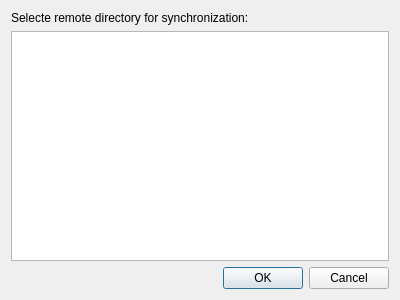
<?xml version="1.0" encoding="UTF-8"?>
<ui version="4.0">
 <class>RemoteDirectorySelectDialog</class>
 <widget class="QDialog" name="RemoteDirectorySelectDialog">
  <property name="geometry">
   <rect>
    <x>0</x>
    <y>0</y>
    <width>400</width>
    <height>300</height>
   </rect>
  </property>
  <property name="windowTitle">
   <string>Dialog</string>
  </property>
  <layout class="QGridLayout" name="gridLayout">
   <item row="0" column="0">
    <widget class="QLabel" name="label">
     <property name="text">
      <string>Selecte remote directory for synchronization:</string>
     </property>
    </widget>
   </item>
   <item row="1" column="0">
    <widget class="QTreeView" name="DirectoriesView_">
     <property name="sortingEnabled">
      <bool>true</bool>
     </property>
    </widget>
   </item>
   <item row="2" column="0">
    <widget class="QDialogButtonBox" name="ButtonBox_">
     <property name="orientation">
      <enum>Qt::Horizontal</enum>
     </property>
     <property name="standardButtons">
      <set>QDialogButtonBox::Cancel|QDialogButtonBox::Ok</set>
     </property>
    </widget>
   </item>
  </layout>
 </widget>
 <resources/>
 <connections>
  <connection>
   <sender>ButtonBox_</sender>
   <signal>accepted()</signal>
   <receiver>RemoteDirectorySelectDialog</receiver>
   <slot>accept()</slot>
   <hints>
    <hint type="sourcelabel">
     <x>248</x>
     <y>254</y>
    </hint>
    <hint type="destinationlabel">
     <x>157</x>
     <y>274</y>
    </hint>
   </hints>
  </connection>
  <connection>
   <sender>ButtonBox_</sender>
   <signal>rejected()</signal>
   <receiver>RemoteDirectorySelectDialog</receiver>
   <slot>reject()</slot>
   <hints>
    <hint type="sourcelabel">
     <x>316</x>
     <y>260</y>
    </hint>
    <hint type="destinationlabel">
     <x>286</x>
     <y>274</y>
    </hint>
   </hints>
  </connection>
 </connections>
</ui>
